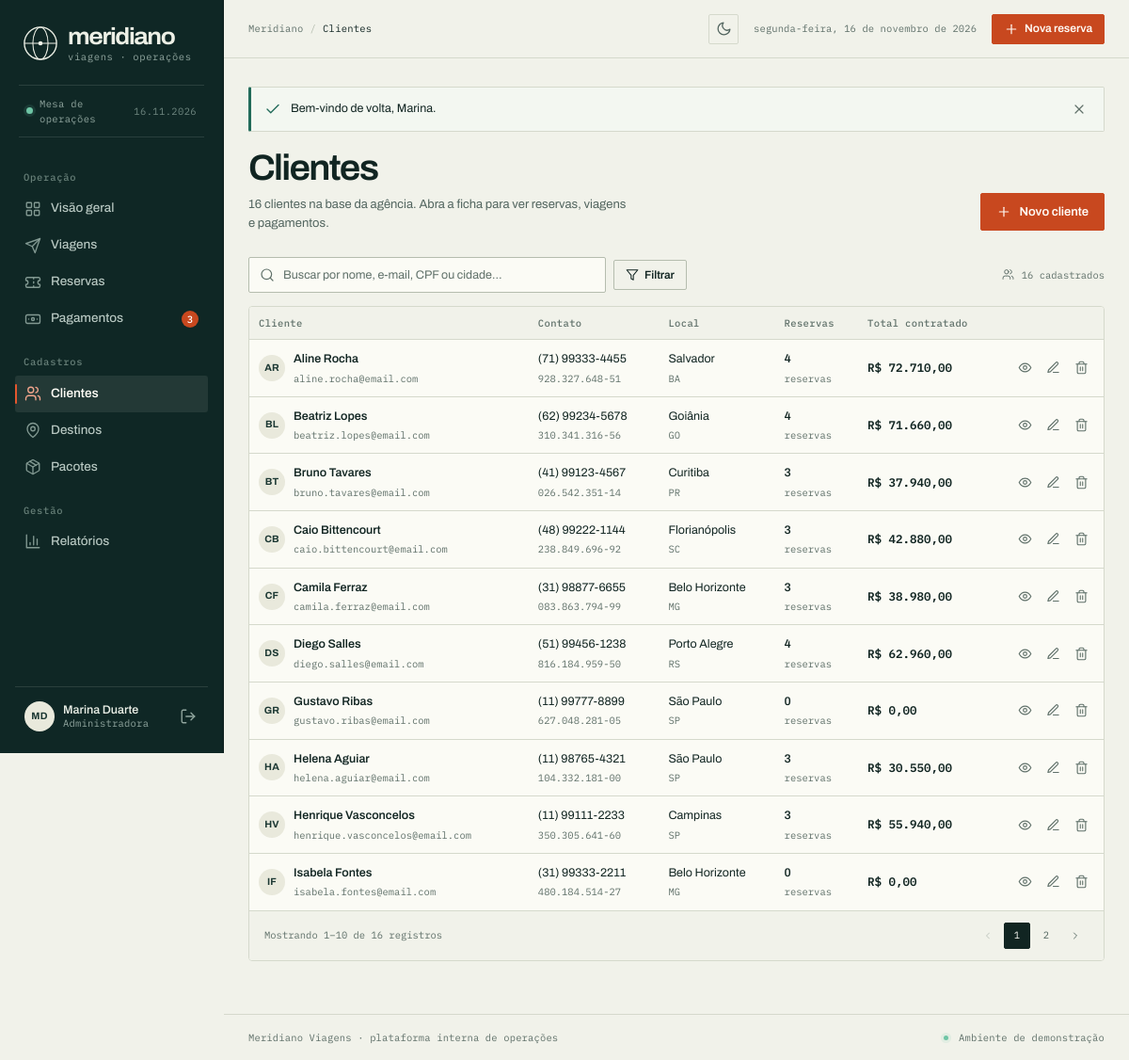
The page /index.php?r=clientes (signed in) on the database its author committed.
### tables this page shows
CREATE TABLE clientes (
  id               INT UNSIGNED AUTO_INCREMENT PRIMARY KEY,
  nome             VARCHAR(160) NOT NULL,
  email            VARCHAR(160) NOT NULL UNIQUE,
  telefone         VARCHAR(24) NOT NULL,
  cpf              CHAR(11) NOT NULL UNIQUE,
  data_nascimento  DATE NULL,
  cidade           VARCHAR(100) NULL,
  estado           CHAR(2) NULL,
  observacoes      TEXT NULL,
  criado_em        TIMESTAMP NOT NULL DEFAULT CURRENT_TIMESTAMP,
  atualizado_em    TIMESTAMP NOT NULL DEFAULT CURRENT_TIMESTAMP ON UPDATE CURRENT_TIMESTAMP,
  INDEX idx_clientes_nome (nome)
);

### app/helpers.php (called while the page is built, shortened)
<?php
function e(mixed $value): string
{
    return htmlspecialchars((string) $value, ENT_QUOTES | ENT_SUBSTITUTE, 'UTF-8');
}
function base_url(): string
{
    $script = str_replace('\\', '/', $_SERVER['SCRIPT_NAME'] ?? '/index.php');
    $base = rtrim(dirname($script), '/.');
    return $base === '/' ? '' : $base;
}
function url(string $rota = 'dashboard', array $params = []): string
{
    $params = array_merge(['r' => $rota], $params);
    return base_url() . '/index.php?' . http_build_query($params);
}
function query(string $campo, mixed $default = ''): mixed
{
    $valor = $_GET[$campo] ?? $default;
    return is_string($valor) ? trim($valor) : $valor;
}
function pagina_atual(): int
{
    return max(1, (int) ($_GET['pagina'] ?? 1));
}
function render(string $view, array $dados = [], string $layout = 'layout'): void
{
    $arquivo = VIEWS_PATH . '/' . $view . '.php';
    extract($dados, EXTR_SKIP);
    include $arquivo;
}
function money(float|int|string|null $valor): string
{
    $numero = (float) ($valor ?? 0);
    $formatado = number_format(abs($numero), 2, ',', '.');
    return ($numero < 0 ? '−' : '') . 'R$ ' . $formatado;
}
function iniciais(?string $nome): string
{
    $partes = preg_split('/\s+/', trim((string) $nome)) ?: [];
    $partes = array_values(array_filter($partes));
    $primeira = mb_substr($partes[0], 0, 1);
    $ultima = count($partes) > 1 ? mb_substr(end($partes), 0, 1) : '';
    return mb_strtoupper($primeira . $ultima);
}
function formatar_cpf(?string $cpf): string
{
    $numeros = preg_replace('/\D/', '', (string) $cpf);
    return substr($numeros, 0, 3) . '.' . substr($numeros, 3, 3) . '.'
        . substr($numeros, 6, 3) . '-' . substr($numeros, 9, 2);
}
function formatar_telefone(?string $telefone): string
{
    $numeros = preg_replace('/\D/', '', (string) $telefone);
    if (strlen($numeros) === 11) {
        return '(' . substr($numeros, 0, 2) . ') ' . substr($numeros, 2, 5)
            . '-' . substr($numeros, 7, 4);
    }
    return $telefone ?: '—';
}
function paginar(int $total, int $porPagina = 10): array
{
    $paginas = max(1, (int) ceil($total / $porPagina));
    $pagina = min(max(1, pagina_atual()), $paginas);
    return [
        'total'      => $total,
        'por_pagina' => $porPagina,
        'pagina'     => $pagina,
        'paginas'    => $paginas,
        'offset'     => ($pagina - 1) * $porPagina,
        'inicio'     => $total === 0 ? 0 : (($pagina - 1) * $porPagina) + 1,
        'fim'        => min($pagina * $porPagina, $total),
    ];
}

### index.php (called while the page is built, shortened)
<?php
$rota = isset($_GET['r']) && is_string($_GET['r']) ? $_GET['r'] : 'dashboard';
$rotas = [
    'login'      => __DIR__ . '/controllers/auth.php',
    'logout'     => __DIR__ . '/controllers/auth.php',
    'dashboard'  => __DIR__ . '/controllers/dashboard.php',
    'clientes'   => __DIR__ . '/controllers/clientes.php',
    'destinos'   => __DIR__ . '/controllers/destinos.php',
    'pacotes'    => __DIR__ . '/controllers/pacotes.php',
    'viagens'    => __DIR__ . '/controllers/viagens.php',
    'reservas'   => __DIR__ . '/controllers/reservas.php',
    'pagamentos' => __DIR__ . '/controllers/pagamentos.php',
    'relatorios' => __DIR__ . '/controllers/relatorios.php',
    'perfil'     => __DIR__ . '/controllers/perfil.php',
];
require $rotas[$rota];

### app/db.php (called while the page is built, shortened)
<?php
function db(): PDO
{
    static $pdo = null;
    if ($pdo instanceof PDO) {
        return $pdo;
    }
    $config = $GLOBALS['config']['db'];
    $dsn = sprintf(
        'mysql:host=%s;dbname=%s;charset=%s',
        $config['host'],
        $config['name'],
        $config['charset']
    );
    try {
        $pdo = new PDO($dsn, $config['user'], $config['pass'], [
            PDO::ATTR_ERRMODE            => PDO::ERRMODE_EXCEPTION,
            PDO::ATTR_DEFAULT_FETCH_MODE => PDO::FETCH_ASSOC,
            PDO::ATTR_EMULATE_PREPARES   => false,
        ]);
    } catch (PDOException $exception) {
        error_log('Falha na conexão com o banco: ' . $exception->getMessage());
        http_response_code(500);
        $detalhe = !empty($GLOBALS['config']['debug'])
            ? $exception->getMessage()
            : null;
        include VIEWS_PATH . '/erros/banco.php';
        exit;
    }
    return $pdo;
}
function db_all(string $sql, array $params = []): array
{
    $stmt = db()->prepare($sql);
    $stmt->execute($params);
    return $stmt->fetchAll();
}
function db_value(string $sql, array $params = [], mixed $default = null): mixed
{
    $stmt = db()->prepare($sql);
    $stmt->execute($params);
    $value = $stmt->fetchColumn();
    return $value === false ? $default : $value;
}

### views/clientes/index.php (the view, shortened to what this page needs)
<div class="page-head">
    <div class="page-head__copy">
        <h1>Clientes</h1>
        <p class="page-head__sub"><?= (int) $total ?> cliente<?= $total === 1 ? '' : 's' ?> na base da agência. Abra a ficha para ver reservas, viagens e pagamentos.</p>
    </div>
    <div class="page-head__actions">
        <a class="button button--primary" href="<?= url('clientes', ['acao' => 'novo']) ?>"><?= icon('plus', 'icon', 16) ?> Novo cliente</a>
    </div>
</div>
<form class="toolbar" method="get" action="<?= url('clientes') ?>" role="search">
    <div class="toolbar__search">
        <input type="search" id="busca-clientes" name="busca" value="<?= e($busca) ?>"
               placeholder="Buscar por nome, e-mail, CPF ou cidade…" autocomplete="off">
    </div>
    <div class="toolbar__filters">
        <button class="button button--secondary button--small" type="submit"><?= icon('filter', 'icon', 14) ?> Filtrar</button>
    </div>
    <span class="list-meta" style="margin: 0;"><?= icon('users', 'icon', 13) ?> <?= (int) $total ?> cadastrados</span>
</form>
<section class="panel panel--flush">
    <?php if ($clientes): ?>
        <div class="table-wrap">
            <table class="data-table">
                <thead>
                    <tr>
                        <th scope="col">Cliente</th>
                        <th scope="col">Contato</th>
                        <th scope="col">Local</th>
                        <th scope="col">Reservas</th>
                        <th scope="col">Total contratado</th>
                        <th scope="col"><span class="sr-only">Ações</span></th>
                    </tr>
                </thead>
                <tbody>
                    <?php foreach ($clientes as $cliente): ?>
                        <tr>
                            <td>
                                <div class="person-cell">
                                    <span class="avatar"><?= e(iniciais($cliente['nome'])) ?></span>
                                    <div class="person-cell__copy">
                                        <a class="cell-main" href="<?= url('clientes', ['acao' => 'ver', 'id' => $cliente['id']]) ?>"><?= e($cliente['nome']) ?></a>
                                        <div class="cell-sub"><?= e($cliente['email']) ?></div>
                                    </div>
                                </div>
                            </td>
                            <td>
                                <span><?= e(formatar_telefone($cliente['telefone'])) ?></span>
                                <div class="cell-sub"><?= e(formatar_cpf($cliente['cpf'])) ?></div>
                            </td>
                            <td>
                                <span><?= e($cliente['cidade'] ?: '—') ?></span>
                                <div class="cell-sub"><?= e($cliente['estado'] ?: '') ?></div>
                            </td>
                            <td>
                                <span class="cell-strong"><?= (int) $cliente['total_reservas'] ?></span>
                                <div class="cell-sub"><?= (int) $cliente['total_reservas'] === 1 ? 'reserva' : 'reservas' ?></div>
                            </td>
                            <td class="cell-strong mono"><?= e(money($cliente['total_contratado'])) ?></td>
                            <td class="cell-actions">
                                <div class="cell-actions__group">
                                    <a class="action-link" href="<?= url('clientes', ['acao' => 'ver', 'id' => $cliente['id']]) ?>" aria-label="Ver ficha de <?= e($cliente['nome']) ?>" title="Ver ficha">
                                        <?= icon('eye', 'icon', 15) ?>
                                    </a>
                                    <a class="action-link" href="<?= url('clientes', ['acao' => 'editar', 'id' => $cliente['id']]) ?>" aria-label="Editar <?= e($cliente['nome']) ?>" title="Editar">
                                        <?= icon('edit', 'icon', 15) ?>
                                    </a>
                                    <form class="action-form" method="post"
                                          action="<?= url('clientes', ['acao' => 'excluir', 'id' => $cliente['id']]) ?>"
                                          data-confirm="Excluir o cliente <?= e($cliente['nome']) ?>? As reservas vinculadas precisam ser removidas antes."
                                          data-confirm-label="Excluir cliente">
                                        <button class="action-link action-link--danger" type="submit" aria-label="Excluir <?= e($cliente['nome']) ?>" title="Excluir">
                                            <?= icon('trash', 'icon', 15) ?>
                                        </button>
                                    </form>
                                </div>
                            </td>
                        </tr>
                    <?php endforeach; ?>
                </tbody>
            </table>
        </div>
        <?php include VIEWS_PATH . '/partials/pagination.php'; ?>
    <?php endif; ?>
</section>

### app/icons.php (shortened to what this page needs)
<?php
function icon(string $nome, string $classe = 'icon', int $tamanho = 20): string
{
    $path = $icones[$nome] ?? $icones['info'];
    return '<svg class="' . e($classe) . '" width="' . $tamanho . '" height="' . $tamanho
        . '" viewBox="0 0 24 24" fill="none" stroke="currentColor" stroke-width="1.8"'
        . ' stroke-linecap="round" stroke-linejoin="round" aria-hidden="true">' . $path . '</svg>';
}

### rows shown on the page
clientes: nome "AR", nome "Aline Rocha", email "aline.rocha@email.com", telefone "(71) 99333-4455", cpf "928.327.648-51", cidade "Salvador", estado "BA", total_reservas "4", total_contratado "R$ 72.710,00", $tamanho 15 (drawn)
clientes: nome "BL", nome "Beatriz Lopes", email "beatriz.lopes@email.com", telefone "(62) 99234-5678", cpf "310.341.316-56", cidade "Goiânia", estado "GO", total_reservas "4", total_contratado "R$ 71.660,00", $tamanho 15 (drawn)
clientes: nome "BT", nome "Bruno Tavares", email "bruno.tavares@email.com", telefone "(41) 99123-4567", cpf "026.542.351-14", cidade "Curitiba", estado "PR", total_reservas "3", total_contratado "R$ 37.940,00", $tamanho 15 (drawn)
clientes: nome "CB", nome "Caio Bittencourt", email "caio.bittencourt@email.com", telefone "(48) 99222-1144", cpf "238.849.696-92", cidade "Florianópolis", estado "SC", total_reservas "3", total_contratado "R$ 42.880,00", $tamanho 15 (drawn)
clientes: nome "CF", nome "Camila Ferraz", email "camila.ferraz@email.com", telefone "(31) 98877-6655", cpf "083.863.794-99", cidade "Belo Horizonte", estado "MG", total_reservas "3", total_contratado "R$ 38.980,00", $tamanho 15 (drawn)
clientes: nome "DS", nome "Diego Salles", email "diego.salles@email.com", telefone "(51) 99456-1238", cpf "816.184.959-50", cidade "Porto Alegre", estado "RS", total_reservas "4", total_contratado "R$ 62.960,00", $tamanho 15 (drawn)
clientes: nome "GR", nome "Gustavo Ribas", email "gustavo.ribas@email.com", telefone "(11) 99777-8899", cpf "627.048.281-05", cidade "São Paulo", estado "SP", total_reservas "0", total_contratado "R$ 0,00", $tamanho 15 (drawn)
clientes: nome "HA", nome "Helena Aguiar", email "helena.aguiar@email.com", telefone "(11) 98765-4321", cpf "104.332.181-00", cidade "São Paulo", estado "SP", total_reservas "3", total_contratado "R$ 30.550,00", $tamanho 15 (drawn)
clientes: nome "HV", nome "Henrique Vasconcelos", email "henrique.vasconcelos@email.com", telefone "(11) 99111-2233", cpf "350.305.641-60", cidade "Campinas", estado "SP", total_reservas "3", total_contratado "R$ 55.940,00", $tamanho 15 (drawn)
clientes: nome "IF", nome "Isabela Fontes", email "isabela.fontes@email.com", telefone "(31) 99333-2211", cpf "480.184.514-27", cidade "Belo Horizonte", estado "MG", total_reservas "0", total_contratado "R$ 0,00", $tamanho 15 (drawn)

### other values the page prints
$item['label'] "Visão geral"
$item['label'] "Viagens"
$item['label'] "Reservas"
$item['label'] "Pagamentos"
$item['badge'] "3"
$item['label'] "Clientes"
$item['label'] "Destinos"
$item['label'] "Pacotes"
$item['label'] "Relatórios"
iniciais($usuario['nome'] ?? '') "MD"
$usuario['nome'] "Marina Duarte"
$secaoAtual "Clientes"
data_extenso() "segunda-feira, 16 de novembro de 2026"
$mensagem['mensagem'] "Bem-vindo de volta, Marina."
$total "16"
